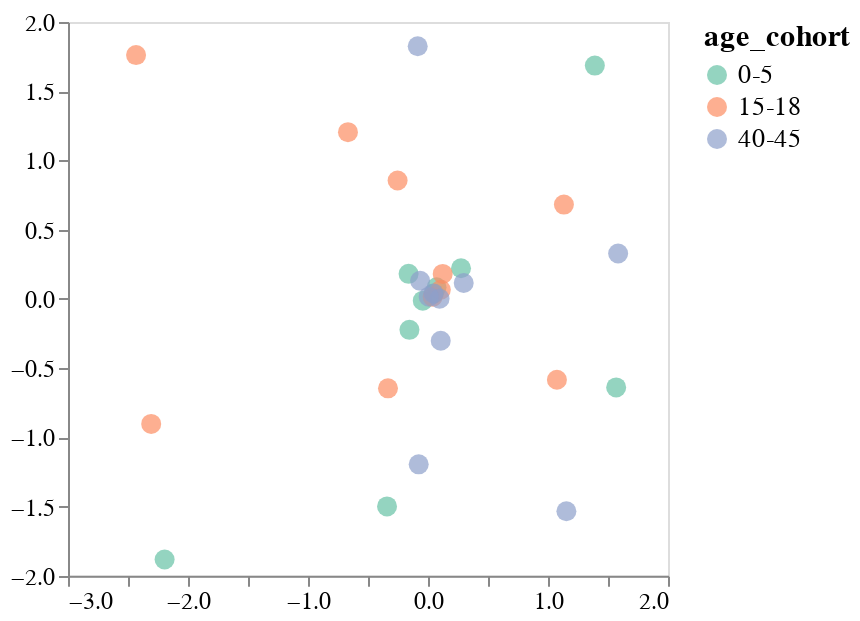

This figure's notebook cell:
### Code cell
mds_and_plot(positive_escape, site_or_aa='aa', mds_random_state=1, p=2, feature_range=(0, 1))

### Figure 1 — Vega-Lite specification as saved in the notebook (floating-point values rounded to 4 significant figures)
{"config": {"view": {"continuousWidth": 300, "continuousHeight": 300}, "axis": {"grid": false, "labelFontSize": 12, "title": null}, "legend": {"labelFontSize": 13, "titleFontSize": 15}}, "data": {"name": "data-38bf15e52238b58f8e7e3c2ebc4e8cf6"}, "mark": {"type": "circle", "opacity": 0.7, "size": 100}, "encoding": {"color": {"field": "age_cohort", "scale": {"scheme": "set2"}, "type": "nominal"}, "detail": {"field": "serum", "type": "nominal"}, "tooltip": [{"field": "serum", "type": "nominal"}, {"field": "age_cohort", "type": "nominal"}], "x": {"field": "x_coord", "scale": {"padding": 5}, "type": "quantitative"}, "y": {"field": "y_coord", "scale": {"padding": 5}, "type": "quantitative"}}, "height": 276.9, "width": 300, "$schema": "https://vega.github.io/schema/vega-lite/v5.8.0.json", "datasets": {"data-38bf15e52238b58f8e7e3c2ebc4e8cf6": [{"serum": "2367", "x_coord": 1.39, "y_coord": 1.685, "age_cohort": "0-5"}, {"serum": "3944", "x_coord": -2.195, "y_coord": -1.883, "age_cohort": "0-5"}, {"serum": "2462", "x_coord": -0.04351, "y_coord": -0.01276, "age_cohort": "0-5"}, {"serum": "2389", "x_coord": -0.3415, "y_coord": -1.499, "age_cohort": "0-5"}, {"serum": "2323", "x_coord": 1.568, "y_coord": -0.6398, "age_cohort": "0-5"}, {"serum": "2388", "x_coord": 0.2751, "y_coord": 0.2213, "age_cohort": "0-5"}, {"serum": "2463", "x_coord": -0.1618, "y_coord": 0.1806, "age_cohort": "0-5"}, {"serum": "3973", "x_coord": 0.04966, "y_coord": 0.03875, "age_cohort": "0-5"}, {"serum": "4299", "x_coord": 0.07121, "y_coord": 0.08327, "age_cohort": "0-5"}, {"serum": "4584", "x_coord": -0.1547, "y_coord": -0.224, "age_cohort": "0-5"}, {"serum": "2343", "x_coord": 0.1223, "y_coord": 0.1803, "age_cohort": "15-18"}, {"serum": "2350", "x_coord": -0.2534, "y_coord": 0.8546, "age_cohort": "15-18"}, {"serum": "2365", "x_coord": 1.133, "y_coord": 0.681, "age_cohort": "15-18"}, {"serum": "2380", "x_coord": -0.3334, "y_coord": -0.6465, "age_cohort": "15-18"}, {"serum": "2382", "x_coord": -0.6669, "y_coord": 1.204, "age_cohort": "15-18"}, {"serum": "3866", "x_coord": -2.307, "y_coord": -0.9033, "age_cohort": "15-18"}, {"serum": "3856", "x_coord": 0.1068, "y_coord": 0.06599, "age_cohort": "15-18"}, {"serum": "3857", "x_coord": 1.074, "y_coord": -0.5842, "age_cohort": "15-18"}, {"serum": "3862", "x_coord": 0.03864, "y_coord": 0.01436, "age_cohort": "15-18"}, {"serum": "3895", "x_coord": -2.433, "y_coord": 1.761, "age_cohort": "15-18"}, {"serum": "33C", "x_coord": 1.584, "y_coord": 0.3278, "age_cohort": "40-45"}, {"serum": "34C", "x_coord": -0.08575, "y_coord": 1.825, "age_cohort": "40-45"}, {"serum": "197C", "x_coord": 0.0452, "y_coord": 0.03945, "age_cohort": "40-45"}, {"serum": "199C", "x_coord": 0.09644, "y_coord": 0.001575, "age_cohort": "40-45"}, {"serum": "215C", "x_coord": -0.07749, "y_coord": -1.195, "age_cohort": "40-45"}, {"serum": "210C", "x_coord": -0.06552, "y_coord": 0.1304, "age_cohort": "40-45"}, {"serum": "74C", "x_coord": 0.006101, "y_coord": 0.01605, "age_cohort": "40-45"}, {"serum": "68C", "x_coord": 0.1061, "y_coord": -0.3027, "age_cohort": "40-45"}, {"serum": "150C", "x_coord": 1.153, "y_coord": -1.535, "age_cohort": "40-45"}, {"serum": "18C", "x_coord": 0.2977, "y_coord": 0.1144, "age_cohort": "40-45"}]}}
